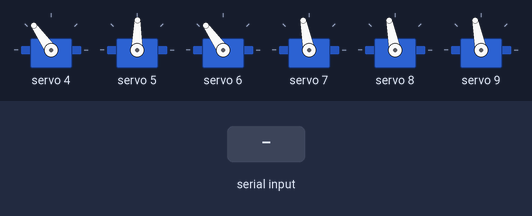
The sketch below on a simulated Arduino Uno, built with avr-gcc and run on an emulated ATmega328P. On the bench: 6 × servo. Inputs (shaded band) come from the test bench. What the sketch prints to the serial monitor is not drawn.

Above: at 1.2 s.
1.3 s: "S90\n" received over Serial
At 3.6 s:
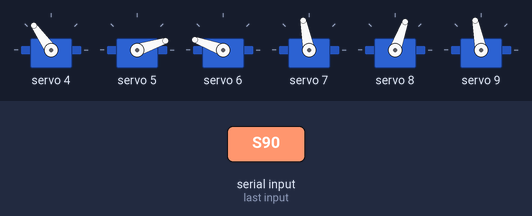
At 13.6 s:
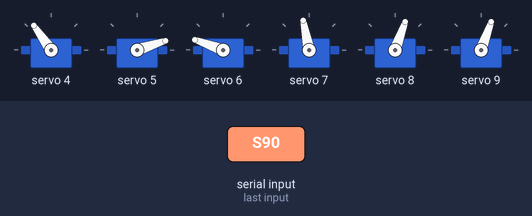
Timing chart, 0 to 15.8 s (numbered marks = the images above; inputs shaded):
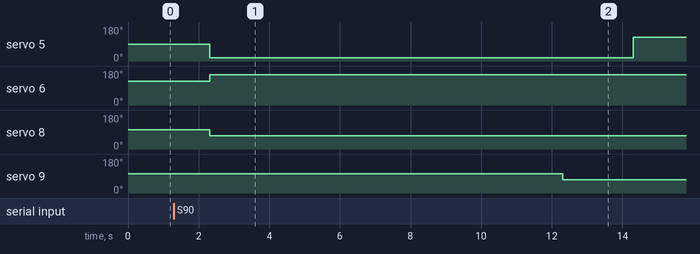

The sketch:

arduino_code_pipeline.ino
```cpp
#include <Wire.h>
#include <Adafruit_PWMServoDriver.h>

Adafruit_PWMServoDriver pwm = Adafruit_PWMServoDriver(0x40);

// Channels
#define C4_WAIST 4
#define C5_SHDR  5
#define C6_ELBW  6
#define C7_ROLL  7
#define C8_PTCH  8
#define C9_GRP   9

// Pulse conversion
int mg(int d) { return map(d, 0, 180, 150, 600); }
int sg(int d) { return map(d, 0, 180, 130, 520); }

void setup() {
  Serial.begin(9600);
  pwm.begin();
  pwm.setPWMFreq(50);
  set_home();
  Serial.println("SYSTEM_READY");
}

void set_home() {
  // Set all to 90 degrees as requested
  pwm.setPWM(C4_WAIST, 0, mg(90));
  pwm.setPWM(C5_SHDR,  0, mg(60));
  pwm.setPWM(C6_ELBW,  0, mg(90));
  pwm.setPWM(C7_ROLL,  0, sg(90));
  pwm.setPWM(C8_PTCH,  0, sg(90));
  pwm.setPWM(C9_GRP,   0, sg(90)); // Closed
}

void loop() {
  if (Serial.available() > 0) {
    char cmd = Serial.read();
    if (cmd == 'S') {
      int targetWaist = Serial.parseInt();
      String label = Serial.readStringUntil('\n');
      label.trim();

      // 1. POINT TO OBJECT (WAIST ONLY)
      pwm.setPWM(C4_WAIST, 0, mg(targetWaist));
      delay(1000);

      // 2. PICK POSITION (DROP ARM)
      pwm.setPWM(C9_GRP,   0, sg(90));  // Open Gripper
      pwm.setPWM(C5_SHDR,  0, mg(0));  // Shoulder to 20
      pwm.setPWM(C6_ELBW,  0, mg(120)); // Elbow to 120
      pwm.setPWM(C8_PTCH,  0, sg(60));  // Pitch to 80
      delay(10000); // Wait for human handover

      // 3. GRAB
      pwm.setPWM(C9_GRP,   0, sg(60)); // Close Gripper
      delay(2000);

      // 4. LIFT
      pwm.setPWM(C5_SHDR,  0, mg(90));  // Lift shoulder to 70
      delay(2000);

      // 5. ROTATE TO BIN
      if (label == "cylinder") {
        pwm.setPWM(C4_WAIST, 0, mg(45));
      } else {
        pwm.setPWM(C4_WAIST, 0, mg(135));
      }
      delay(1500);

      // 6. DROP
      pwm.setPWM(C8_PTCH,  0, sg(0));   // Drop wrist
      delay(1000);
      pwm.setPWM(C9_GRP,   0, sg(90));  // Release
      delay(2000);

      // 7. RETURN HOME & SIGNAL PI
      set_home();
      delay(2000);
      Serial.println("DONE");
    }
  }
}
```

Measured:
- after the input at 1.3 s, servo 5: 89° → 18° after 1.0 s, → 125° 12.0 s later; servo 6: 125° → 160° after 1.0 s; servo 8: 101° → 70° after 1.0 s; servo 9: 101° → 70° after 11.0 s
